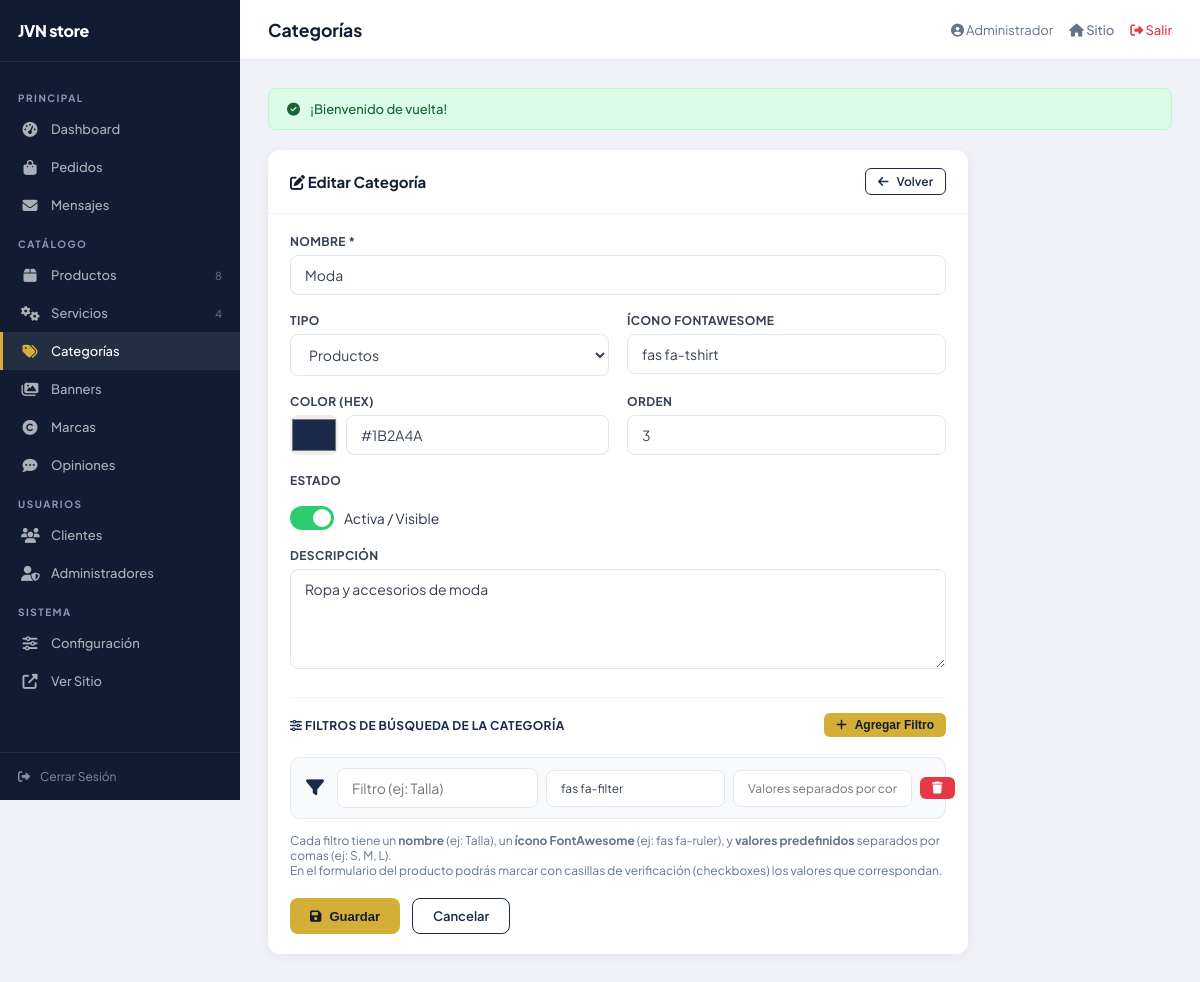
Screenshot of /admin/categorias.php?edit=3 (signed in) with the database file from the repository.
### tables this page shows
CREATE TABLE IF NOT EXISTS `categorias` (
    `id`          INT(11) NOT NULL AUTO_INCREMENT,
    `nombre`      VARCHAR(100) NOT NULL,
    `slug`        VARCHAR(100) NOT NULL UNIQUE,
    `descripcion` TEXT DEFAULT NULL,
    `icono`       VARCHAR(100) DEFAULT 'fas fa-box',
    `imagen`      VARCHAR(255) DEFAULT NULL,
    `color`       VARCHAR(20) DEFAULT '#1B2A4A',
    `tipo`        ENUM('producto','servicio','ambos') DEFAULT 'producto',
    `orden`       INT(11) DEFAULT 0,
    `activo`      TINYINT(1) DEFAULT 1,
    `created_at`  TIMESTAMP DEFAULT CURRENT_TIMESTAMP,
    PRIMARY KEY (`id`)
);

### includes/helpers.php (called while the page is built, shortened)
<?php
function sanitize($data)
{
    return htmlspecialchars(trim($data), ENT_QUOTES, 'UTF-8');
}

### admin/categorias.php (the view, shortened to what this page needs)
<?php
require_once __DIR__ . '/includes/header.php';
$db = getDB();
try {
  $q1 = $db->query("SHOW COLUMNS FROM categorias LIKE 'atributos'");
  if (!$q1->fetch()) {
      $db->exec("ALTER TABLE categorias ADD COLUMN atributos TEXT DEFAULT NULL");
  }
  $q2 = $db->query("SHOW COLUMNS FROM productos LIKE 'atributos'");
  if (!$q2->fetch()) {
      $db->exec("ALTER TABLE productos ADD COLUMN atributos TEXT DEFAULT NULL");
  }
  $q3 = $db->query("SHOW COLUMNS FROM servicios LIKE 'atributos'");
  if (!$q3->fetch()) {
      $db->exec("ALTER TABLE servicios ADD COLUMN atributos TEXT DEFAULT NULL");
  }
} catch (Exception $e) {
  error_log("Error auto-migración: " . $e->getMessage());
}
$editCat = null;
if(isset($_GET['edit'])){
  $s = $db->prepare("SELECT * FROM categorias WHERE id=?");
  $s->execute([(int)$_GET['edit']]); $editCat = $s->fetch();
}
$showForm = (isset($_GET['action']) && $_GET['action']==='new') || $editCat;
?>
<?php if($showForm): ?>
<div class="adm-card" style="max-width:700px">
  <div class="adm-card-header">
    <h2><i class="fas fa-<?= $editCat?'edit':'plus' ?>"></i> <?= $editCat?'Editar':'Nueva' ?> Categoría</h2>
    <a href="<?= BASE_URL ?>admin/categorias.php" class="btn btn-sm btn-outline"><i class="fas fa-arrow-left"></i> Volver</a>
  </div>
  <div class="adm-card-body">
  <form method="POST">
    <div class="adm-form-grid">
      <div class="form-group full">
        <label class="form-label">Nombre *</label>
        <input type="text" name="nombre" class="form-control" value="<?= sanitize($editCat['nombre']??'') ?>" required>
      </div>
      <div class="form-group">
        <label class="form-label">Tipo</label>
        <select name="tipo" class="form-control">
          <option value="producto" <?= ($editCat['tipo']??'producto')==='producto'?'selected':'' ?>>Productos</option>
        </select>
      </div>
      <div class="form-group">
        <label class="form-label">Ícono FontAwesome</label>
        <input type="text" name="icono" class="form-control" value="<?= sanitize($editCat['icono']??'fas fa-box') ?>" placeholder="fas fa-laptop">
      </div>
      <div class="form-group">
        <label class="form-label">Color (hex)</label>
        <div style="display:flex;gap:8px;align-items:center">
          <input type="color" name="color" value="<?= $editCat['color']??'#1B2A4A' ?>" style="width:48px;height:40px;border:none;border-radius:8px;cursor:pointer">
          <input type="text" id="colorText" value="<?= $editCat['color']??'#1B2A4A' ?>" class="form-control" style="flex:1" oninput="document.querySelector('[name=color]').value=this.value">
        </div>
      </div>
      <div class="form-group">
        <label class="form-label">Orden</label>
        <input type="number" name="orden" class="form-control" value="<?= $editCat['orden']??0 ?>" min="0">
      </div>
      <div class="form-group">
        <label class="form-label" style="margin-bottom:12px">Estado</label>
        <label style="display:flex;align-items:center;gap:10px">
          <label class="toggle"><input type="checkbox" name="activo" <?= ($editCat['activo']??1)?'checked':'' ?>><span class="toggle-slider"></span></label>
          Activa / Visible
        </label>
      </div>
      <div class="form-group full">
        <label class="form-label">Descripción</label>
        <textarea name="descripcion" class="form-control" rows="3"><?= sanitize($editCat['descripcion']??'') ?></textarea>
      </div>
      <div class="form-group full" style="border-top:1px solid #f1f5f9;padding-top:15px;margin-top:10px">
        <label class="form-label" style="color:var(--navy);font-weight:700;margin-bottom:14px;display:flex;align-items:center;justify-content:space-between">
          <span><i class="fas fa-sliders-h"></i> Filtros de Búsqueda de la Categoría</span>
          <button type="button" onclick="addFilterRow()" class="btn btn-sm btn-gold" style="font-size:12px">
            <i class="fas fa-plus"></i> Agregar Filtro
          </button>
        </label>
        <div id="filtros-container" style="display:flex;flex-direction:column;gap:10px">
          <?php
          $filtrosExistentes = [];
          if (empty($filtrosExistentes)) {
              $filtrosExistentes = [['nombre' => '', 'icono' => 'fas fa-filter', 'opciones' => '']];
          }
          foreach ($filtrosExistentes as $fi => $frow): ?>
          <div class="filtro-row" style="display:grid;grid-template-columns:1.5fr 1.2fr 2fr auto;gap:8px;align-items:center;background:#f8fafc;padding:10px 12px;border-radius:10px;border:1px solid #e2e8f0">
            <div style="display:flex;align-items:center;gap:10px">
              <i class="<?= sanitize($frow['icono'] ?? 'fas fa-filter') ?> filtro-icon-preview" style="color:#1B2A4A;font-size:18px;width:24px;text-align:center"></i>
              <input type="text" name="filtro_nombre[]" class="form-control" value="<?= sanitize($frow['nombre'] ?? '') ?>" placeholder="Filtro (ej: Talla)" style="flex:1" required>
            </div>
            <input type="text" name="filtro_icono[]" class="form-control filtro-icono-input" value="<?= sanitize($frow['icono'] ?? 'fas fa-filter') ?>" placeholder="Icono (fas fa-ruler)" style="font-size:12px" oninput="updateIconPreview(this)">
            <input type="text" name="filtro_opciones[]" class="form-control" value="<?= sanitize($frow['opciones'] ?? '') ?>" placeholder="Valores separados por coma (ej: S, M, L, XL)" style="font-size:12px">
            <button type="button" onclick="this.closest('.filtro-row').remove()" class="btn btn-sm btn-danger" title="Eliminar">
              <i class="fas fa-trash"></i>
            </button>
          </div>
          <?php endforeach; ?>
        </div>
        <small style="color:#64748b;font-size:12px;margin-top:8px;display:block">
          Cada filtro tiene un <strong>nombre</strong> (ej: Talla), un <strong>ícono FontAwesome</strong> (ej: fas fa-ruler), y <strong>valores predefinidos</strong> separados por comas (ej: S, M, L).<br>
          En el formulario del producto podrás marcar con casillas de verificación (checkboxes) los valores que correspondan.
        </small>
      </div>
    </div>
    <div style="display:flex;gap:12px;margin-top:20px">
      <button type="submit" class="btn btn-gold"><i class="fas fa-save"></i> Guardar</button>
      <a href="<?= BASE_URL ?>admin/categorias.php" class="btn btn-outline">Cancelar</a>
    </div>
  </form>
  </div>
</div>
<?php endif; ?>
<?php require_once __DIR__ . '/includes/footer.php'; ?>

### admin/css/admin.css (style rules this page uses)
:root { --navy:#1B2A4A;--navy-dark:#111C33;--gold:#D4AF37;--silver:#8B9BB4;--white:#fff;--offwhite:#F0F2F8;--success:#2ECC71;--danger:#E63946;--warning:#F39C12;--info:#3498DB;--sidebar-w:240px;--font:'Plus Jakarta Sans',system-ui,sans-serif; }
*,*::before,*::after { box-sizing:border-box;margin:0;padding:0; }
body { font-family:var(--font);background:var(--offwhite);color:#2d3748;font-size:14px;-webkit-font-smoothing:antialiased; }
a { text-decoration:none;color:inherit; }
.adm-card { background:var(--white);border-radius:12px;box-shadow:0 2px 12px rgba(0,0,0,.06);overflow:hidden;margin-bottom:24px; }
.adm-card-header { padding:18px 22px;border-bottom:1px solid #f1f5f9;display:flex;align-items:center;justify-content:space-between; }
.adm-card-header h2 { font-size:15px;font-weight:700;color:var(--navy-dark); }
.adm-card-body { padding:20px 22px; }
.btn { display:inline-flex;align-items:center;gap:8px;padding:9px 20px;border-radius:8px;font-size:13px;font-weight:600;border:none;cursor:pointer;transition:all .2s; }
.btn-gold { background:var(--gold);color:var(--navy-dark); }
.btn-danger { background:var(--danger);color:#fff; }
.btn-outline { background:transparent;color:var(--navy);border:1.5px solid var(--navy); }
.btn-sm { padding:5px 12px;font-size:12px;border-radius:6px; }
.adm-form-grid { display:grid;grid-template-columns:1fr 1fr;gap:18px; }
.form-group { display:flex;flex-direction:column;gap:6px; }
.form-group.full { grid-column:1/-1; }
.form-label { font-size:12px;font-weight:700;color:#374151;text-transform:uppercase;letter-spacing:.4px; }
.form-control { padding:10px 14px;border:1.5px solid #e2e8f0;border-radius:8px;font-size:14px;color:#374151;transition:border .2s;outline:none;background:#fff;font-family:inherit; }
textarea.form-control { resize:vertical;min-height:100px; }
select.form-control option { padding:8px; }
.toggle { position:relative;display:inline-block;width:44px;height:24px; }
.toggle-slider { position:absolute;inset:0;background:#cbd5e1;border-radius:24px;cursor:pointer;transition:.3s; }
.toggle-slider::before { content:'';position:absolute;width:18px;height:18px;background:#fff;border-radius:50%;left:3px;top:3px;transition:.3s; }
.toggle input:checked + .toggle-slider { background:var(--success); }
.toggle input:checked + .toggle-slider::before { transform:translateX(20px); }

### rows the page displays
categorias: nombre "Moda", tipo "Productos", icono "fas fa-tshirt", color "#1b2a4a", color "#1B2A4A", orden "3", descripcion "Ropa y accesorios de moda"

### other values shown
$cntProductos "8"
$cntServicios "4"
$pageTitle "Categorías"
explode(' ',$currentUser['nombre'])[0] "Administrador"
$flash['message'] "¡Bienvenido de vuelta!"
